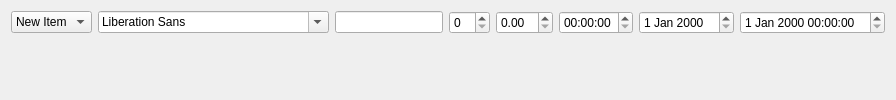
          <widget class="QWidget" name="tab_14">
           <attribute name="title">
            <string>Inputs</string>
           </attribute>
           <layout class="QGridLayout" name="gridLayout_43">
            <item row="0" column="0">
             <layout class="QVBoxLayout" name="verticalLayout_4">
              <item>
               <widget class="QComboBox" name="comboBox_8">
                <item>
                 <property name="text">
                  <string>New Item</string>
                 </property>
                </item>
                <item>
                 <property name="text">
                  <string>New Item</string>
                 </property>
                </item>
                <item>
                 <property name="text">
                  <string>New Item</string>
                 </property>
                </item>
                <item>
                 <property name="text">
                  <string>New Item</string>
                 </property>
                </item>
                <item>
                 <property name="text">
                  <string>New Item</string>
                 </property>
                </item>
                <item>
                 <property name="text">
                  <string>New Item</string>
                 </property>
                </item>
               </widget>
              </item>
              <item>
               <spacer name="verticalSpacer_10">
                <property name="orientation">
                 <enum>Qt::Orientation::Vertical</enum>
                </property>
                <property name="sizeHint" stdset="0">
                 <size>
                  <width>20</width>
                  <height>40</height>
                 </size>
                </property>
               </spacer>
              </item>
             </layout>
            </item>
            <item row="0" column="1">
             <layout class="QVBoxLayout" name="verticalLayout_7">
              <item>
               <widget class="QFontComboBox" name="fontComboBox"/>
              </item>
              <item>
               <spacer name="verticalSpacer_11">
                <property name="orientation">
                 <enum>Qt::Orientation::Vertical</enum>
                </property>
                <property name="sizeHint" stdset="0">
                 <size>
                  <width>20</width>
                  <height>40</height>
                 </size>
                </property>
               </spacer>
              </item>
             </layout>
            </item>
            <item row="0" column="2">
             <layout class="QVBoxLayout" name="verticalLayout_6">
              <item>
               <widget class="QLineEdit" name="lineEdit_5"/>
              </item>
              <item>
               <spacer name="verticalSpacer_12">
                <property name="orientation">
                 <enum>Qt::Orientation::Vertical</enum>
                </property>
                <property name="sizeHint" stdset="0">
                 <size>
                  <width>20</width>
                  <height>40</height>
                 </size>
                </property>
               </spacer>
              </item>
             </layout>
            </item>
            <item row="0" column="3">
             <layout class="QVBoxLayout" name="verticalLayout_8">
              <item>
               <widget class="QSpinBox" name="spinBox_3"/>
              </item>
              <item>
               <spacer name="verticalSpacer_13">
                <property name="orientation">
                 <enum>Qt::Orientation::Vertical</enum>
                </property>
                <property name="sizeHint" stdset="0">
                 <size>
                  <width>20</width>
                  <height>40</height>
                 </size>
                </property>
               </spacer>
              </item>
             </layout>
            </item>
            <item row="0" column="4">
             <layout class="QVBoxLayout" name="verticalLayout_9">
              <item>
               <widget class="QDoubleSpinBox" name="doubleSpinBox_3"/>
              </item>
              <item>
               <spacer name="verticalSpacer_14">
                <property name="orientation">
                 <enum>Qt::Orientation::Vertical</enum>
                </property>
                <property name="sizeHint" stdset="0">
                 <size>
                  <width>20</width>
                  <height>40</height>
                 </size>
                </property>
               </spacer>
              </item>
             </layout>
            </item>
            <item row="0" column="5">
             <layout class="QVBoxLayout" name="verticalLayout_10">
              <item>
               <widget class="QTimeEdit" name="timeEdit_2"/>
              </item>
              <item>
               <spacer name="verticalSpacer_15">
                <property name="orientation">
                 <enum>Qt::Orientation::Vertical</enum>
                </property>
                <property name="sizeHint" stdset="0">
                 <size>
                  <width>20</width>
                  <height>40</height>
                 </size>
                </property>
               </spacer>
              </item>
             </layout>
            </item>
            <item row="0" column="6">
             <layout class="QVBoxLayout" name="verticalLayout_11">
              <item>
               <widget class="QDateEdit" name="dateEdit_2"/>
              </item>
              <item>
               <spacer name="verticalSpacer_16">
                <property name="orientation">
                 <enum>Qt::Orientation::Vertical</enum>
                </property>
                <property name="sizeHint" stdset="0">
                 <size>
                  <width>20</width>
                  <height>40</height>
                 </size>
                </property>
               </spacer>
              </item>
             </layout>
            </item>
            <item row="0" column="7">
             <layout class="QVBoxLayout" name="verticalLayout_5">
              <item>
               <widget class="QDateTimeEdit" name="dateTimeEdit_2"/>
              </item>
              <item>
               <spacer name="verticalSpacer_17">
                <property name="orientation">
                 <enum>Qt::Orientation::Vertical</enum>
                </property>
                <property name="sizeHint" stdset="0">
                 <size>
                  <width>20</width>
                  <height>40</height>
                 </size>
                </property>
               </spacer>
              </item>
             </layout>
            </item>
           </layout>
          </widget>
